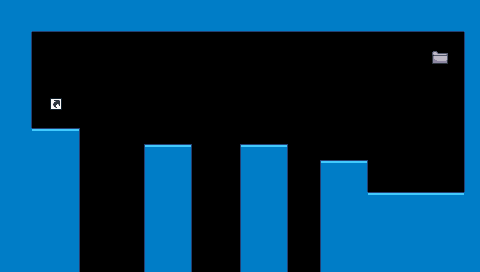

A level layout from a 2D game, rendered from its tile map. Below: a short description, then the map file with its tile-grid data intact:
An orthogonal 30x17 tile map with 16x16 px tiles, 3 tile layers (blue, folderClosed, shortcut), 3 tilesets and 2 objects.

<map version="1.0" tiledversion="1.1.1" orientation="orthogonal" renderorder="right-down" width="30" height="17" tilewidth="16" tileheight="16" infinite="0" nextobjectid="3">
 <properties>
  <property name="background" type="file" value="../../images/backgrounds/hills.png" />
 </properties>
 <tileset firstgid="1" source="../tiles/blue.tsx" />
 <tileset firstgid="17" source="../tiles/folderClosed.tsx" />
 <tileset firstgid="19" source="../tiles/shortcut.tsx" />
 <layer name="blue" width="30" height="17">
  <data encoding="csv">
11,11,11,11,11,11,11,11,11,11,11,11,11,11,11,11,11,11,11,11,11,11,11,11,11,11,11,11,11,11,
11,11,15,15,15,15,15,15,15,15,15,15,15,15,15,15,15,15,15,15,15,15,15,15,15,15,15,15,15,11,
11,12,0,0,0,0,0,0,0,0,0,0,0,0,0,0,0,0,0,0,0,0,0,0,0,0,0,0,0,10,
11,12,0,0,0,0,0,0,0,0,0,0,0,0,0,0,0,0,0,0,0,0,0,0,0,0,0,0,0,10,
11,12,0,0,0,0,0,0,0,0,0,0,0,0,0,0,0,0,0,0,0,0,0,0,0,0,0,0,0,10,
11,12,0,0,0,0,0,0,0,0,0,0,0,0,0,0,0,0,0,0,0,0,0,0,0,0,0,0,0,10,
11,12,0,0,0,0,0,0,0,0,0,0,0,0,0,0,0,0,0,0,0,0,0,0,0,0,0,0,0,10,
11,12,0,0,0,0,0,0,0,0,0,0,0,0,0,0,0,0,0,0,0,0,0,0,0,0,0,0,0,10,
11,11,7,7,8,0,0,0,0,0,0,0,0,0,0,0,0,0,0,0,0,0,0,0,0,0,0,0,0,10,
11,11,11,11,12,0,0,0,0,6,7,8,0,0,0,6,7,8,0,0,0,0,0,0,0,0,0,0,0,10,
11,11,11,11,12,0,0,0,0,10,11,12,0,0,0,10,11,12,0,0,6,7,8,0,0,0,0,0,0,10,
11,11,11,11,12,0,0,0,0,10,11,12,0,0,0,10,11,12,0,0,10,11,12,0,0,0,0,0,0,10,
11,11,11,11,12,0,0,0,0,10,11,12,0,0,0,10,11,12,0,0,10,11,11,7,7,7,7,7,7,11,
11,11,11,11,12,0,0,0,0,10,11,12,0,0,0,10,11,12,0,0,10,11,11,11,11,11,11,11,11,11,
11,11,11,11,12,0,0,0,0,10,11,12,0,0,0,10,11,12,0,0,10,11,11,11,11,11,11,11,11,11,
11,11,11,11,12,0,0,0,0,10,11,12,0,0,0,10,11,12,0,0,10,11,11,11,11,11,11,11,11,11,
11,11,11,11,12,0,0,0,0,10,11,12,0,0,0,10,11,12,0,0,10,11,11,11,11,11,11,11,11,11
</data>
 </layer>
 <layer name="folderClosed" width="30" height="17">
  <data encoding="csv">
0,0,0,0,0,0,0,0,0,0,0,0,0,0,0,0,0,0,0,0,0,0,0,0,0,0,0,0,0,0,
0,0,0,0,0,0,0,0,0,0,0,0,0,0,0,0,0,0,0,0,0,0,0,0,0,0,0,0,0,0,
0,0,0,0,0,0,0,0,0,0,0,0,0,0,0,0,0,0,0,0,0,0,0,0,0,0,0,0,0,0,
0,0,0,0,0,0,0,0,0,0,0,0,0,0,0,0,0,0,0,0,0,0,0,0,0,0,0,18,0,0,
0,0,0,0,0,0,0,0,0,0,0,0,0,0,0,0,0,0,0,0,0,0,0,0,0,0,0,0,0,0,
0,0,0,0,0,0,0,0,0,0,0,0,0,0,0,0,0,0,0,0,0,0,0,0,0,0,0,0,0,0,
0,0,0,0,0,0,0,0,0,0,0,0,0,0,0,0,0,0,0,0,0,0,0,0,0,0,0,0,0,0,
0,0,0,0,0,0,0,0,0,0,0,0,0,0,0,0,0,0,0,0,0,0,0,0,0,0,0,0,0,0,
0,0,0,0,0,0,0,0,0,0,0,0,0,0,0,0,0,0,0,0,0,0,0,0,0,0,0,0,0,0,
0,0,0,0,0,0,0,0,0,0,0,0,0,0,0,0,0,0,0,0,0,0,0,0,0,0,0,0,0,0,
0,0,0,0,0,0,0,0,0,0,0,0,0,0,0,0,0,0,0,0,0,0,0,0,0,0,0,0,0,0,
0,0,0,0,0,0,0,0,0,0,0,0,0,0,0,0,0,0,0,0,0,0,0,0,0,0,0,0,0,0,
0,0,0,0,0,0,0,0,0,0,0,0,0,0,0,0,0,0,0,0,0,0,0,0,0,0,0,0,0,0,
0,0,0,0,0,0,0,0,0,0,0,0,0,0,0,0,0,0,0,0,0,0,0,0,0,0,0,0,0,0,
0,0,0,0,0,0,0,0,0,0,0,0,0,0,0,0,0,0,0,0,0,0,0,0,0,0,0,0,0,0,
0,0,0,0,0,0,0,0,0,0,0,0,0,0,0,0,0,0,0,0,0,0,0,0,0,0,0,0,0,0,
0,0,0,0,0,0,0,0,0,0,0,0,0,0,0,0,0,0,0,0,0,0,0,0,0,0,0,0,0,0
</data>
 </layer>
 <layer name="shortcut" width="30" height="17">
  <data encoding="csv">
0,0,0,0,0,0,0,0,0,0,0,0,0,0,0,0,0,0,0,0,0,0,0,0,0,0,0,0,0,0,
0,0,0,0,0,0,0,0,0,0,0,0,0,0,0,0,0,0,0,0,0,0,0,0,0,0,0,0,0,0,
0,0,0,0,0,0,0,0,0,0,0,0,0,0,0,0,0,0,0,0,0,0,0,0,0,0,0,0,0,0,
0,0,0,0,0,0,0,0,0,0,0,0,0,0,0,0,0,0,0,0,0,0,0,0,0,0,0,0,0,0,
0,0,0,0,0,0,0,0,0,0,0,0,0,0,0,0,0,0,0,0,0,0,0,0,0,0,0,0,0,0,
0,0,0,0,0,0,0,0,0,0,0,0,0,0,0,0,0,0,0,0,0,0,0,0,0,0,0,0,0,0,
0,0,0,19,0,0,0,0,0,0,0,0,0,0,0,0,0,0,0,0,0,0,0,0,0,0,0,0,0,0,
0,0,0,0,0,0,0,0,0,0,0,0,0,0,0,0,0,0,0,0,0,0,0,0,0,0,0,0,0,0,
0,0,0,0,0,0,0,0,0,0,0,0,0,0,0,0,0,0,0,0,0,0,0,0,0,0,0,0,0,0,
0,0,0,0,0,0,0,0,0,0,0,0,0,0,0,0,0,0,0,0,0,0,0,0,0,0,0,0,0,0,
0,0,0,0,0,0,0,0,0,0,0,0,0,0,0,0,0,0,0,0,0,0,0,0,0,0,0,0,0,0,
0,0,0,0,0,0,0,0,0,0,0,0,0,0,0,0,0,0,0,0,0,0,0,0,0,0,0,0,0,0,
0,0,0,0,0,0,0,0,0,0,0,0,0,0,0,0,0,0,0,0,0,0,0,0,0,0,0,0,0,0,
0,0,0,0,0,0,0,0,0,0,0,0,0,0,0,0,0,0,0,0,0,0,0,0,0,0,0,0,0,0,
0,0,0,0,0,0,0,0,0,0,0,0,0,0,0,0,0,0,0,0,0,0,0,0,0,0,0,0,0,0,
0,0,0,0,0,0,0,0,0,0,0,0,0,0,0,0,0,0,0,0,0,0,0,0,0,0,0,0,0,0,
0,0,0,0,0,0,0,0,0,0,0,0,0,0,0,0,0,0,0,0,0,0,0,0,0,0,0,0,0,0
</data>
 </layer>
 <objectgroup name="objects">
  <object id="1" x="432" y="48" width="16" height="16">
   <properties>
    <property name="name" value="Help" />
    <property name="type" value="folder" />
   </properties>
  </object>
  <object id="2" x="48" y="96" width="16" height="16">
   <properties>
    <property name="name" value="C" />
    <property name="type" value="folder" />
   </properties>
  </object>
 </objectgroup>
</map>
